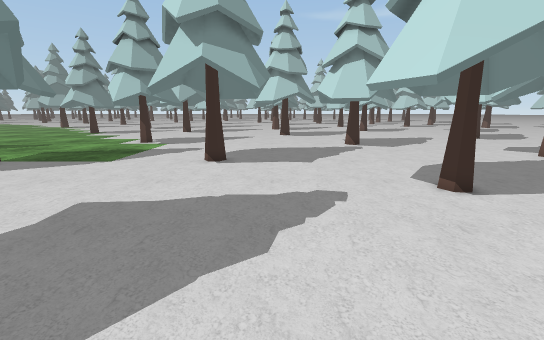
[1] (above)

23 first-person views from a walk through a scene from a Unity 3-D project. The camera is 1.2 m above the floor, tilts 12° down and sees 90° across. The floor is counted in squares, 0.5 m on a side. Each view is taken from the middle of a square. On the plan, view 1 faces up. The plan holds only what a view shows up to about 18 squares ahead; the rest is blank. The place goes on beyond the plan. Some animated figures are not drawn. Some surface patterns are stand-ins.

[2]
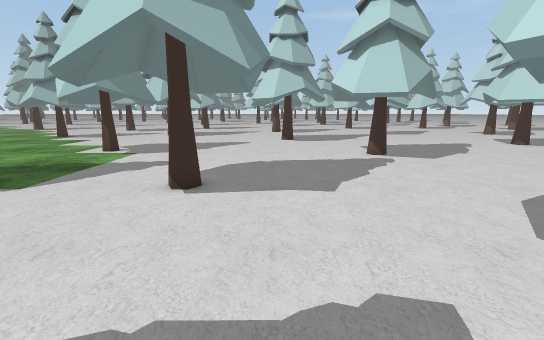

[3]
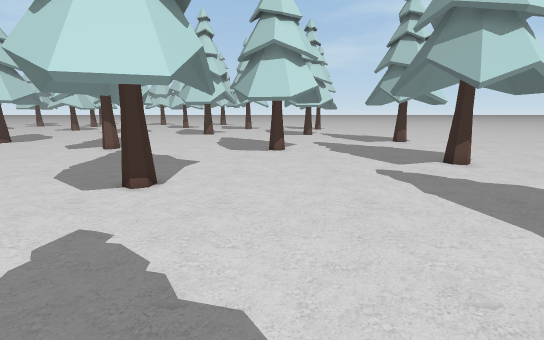

[4]
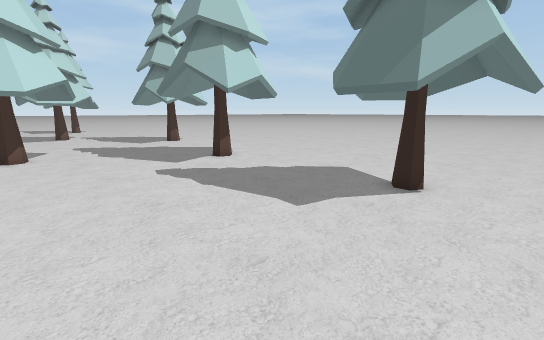

[5]
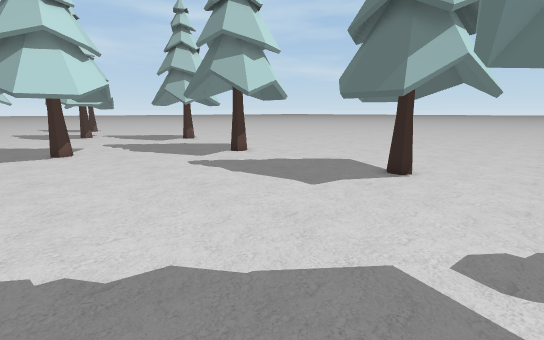

[6]
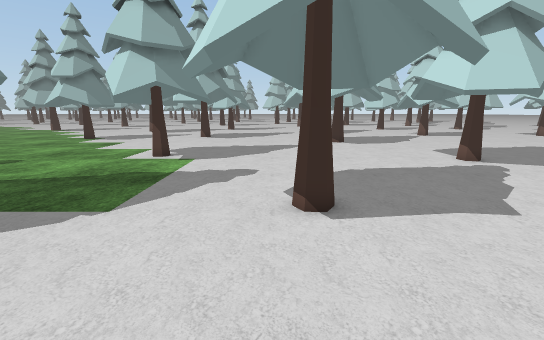

[7]
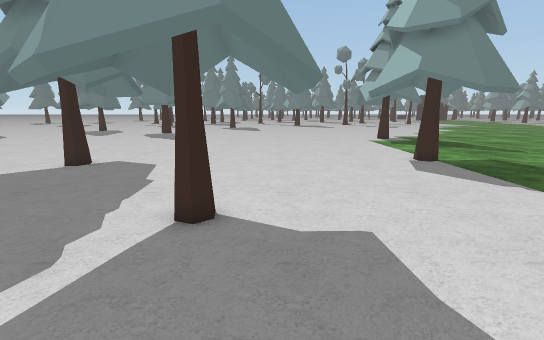

[8]
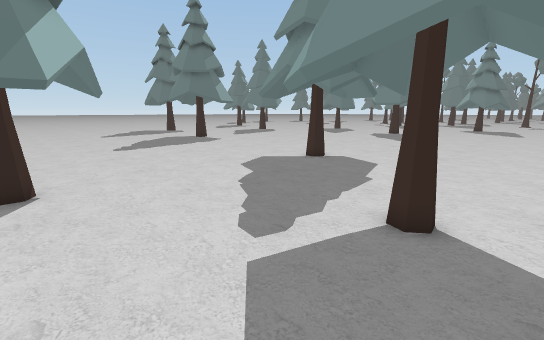

[9]
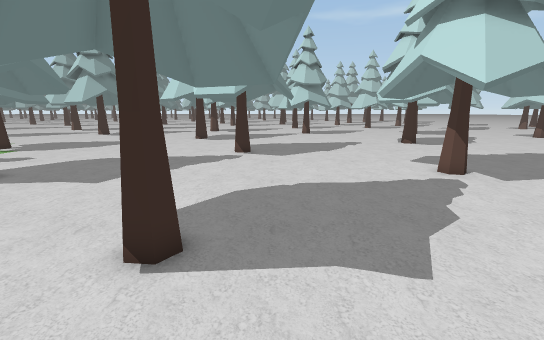

[10]
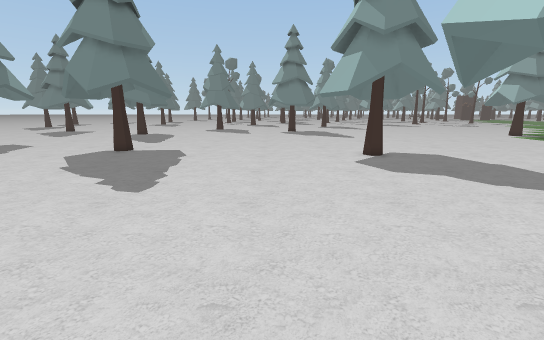

[11]
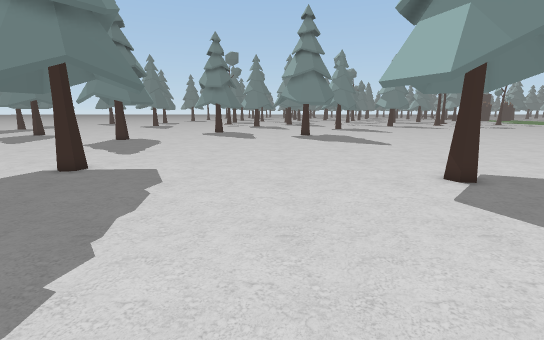

[12]
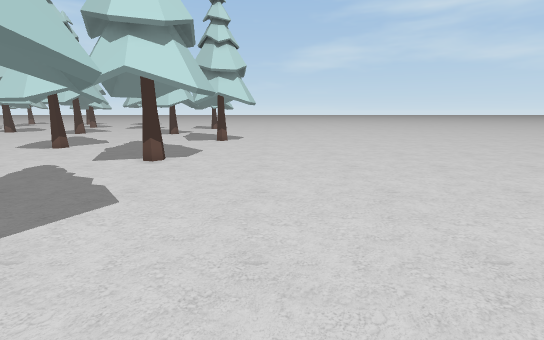

[13]
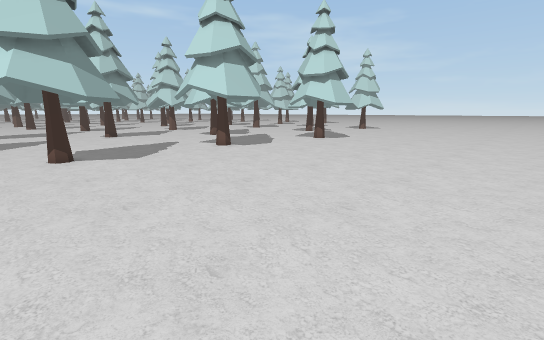

[14]
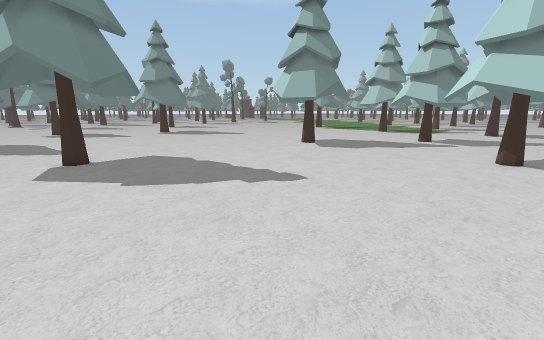

[15]
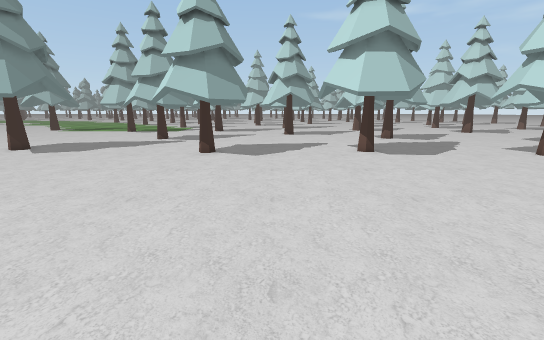

[16]
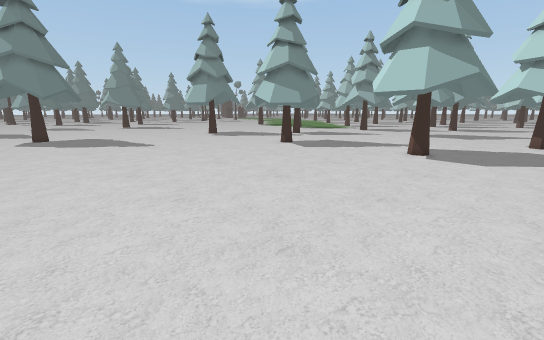

[17]
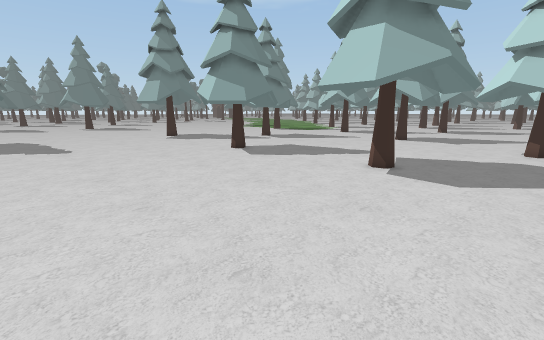

[18]
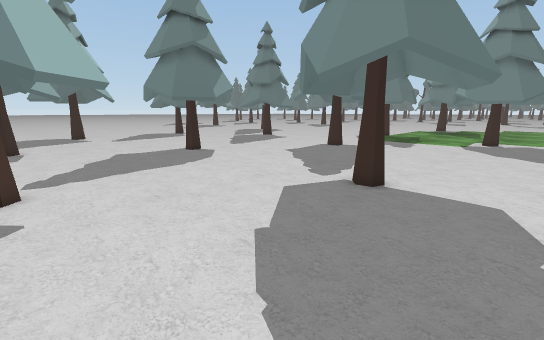

[19]
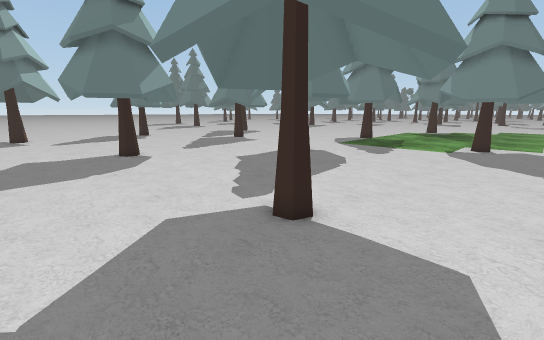

[20]
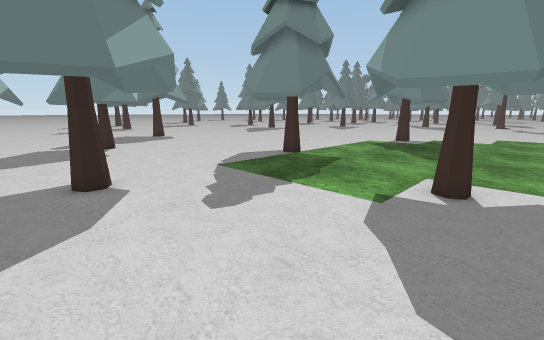

[21]
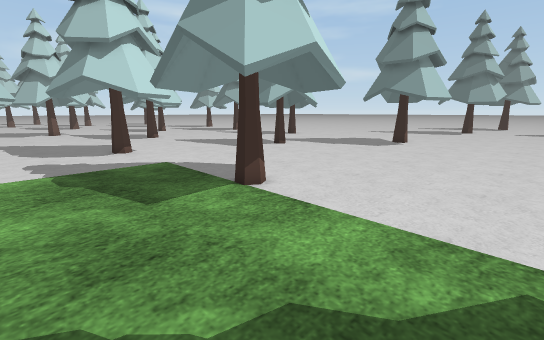

[22]
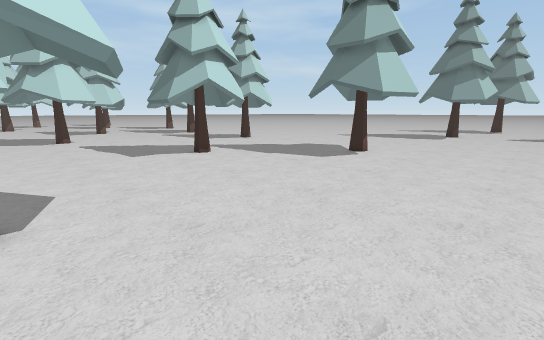

[23]
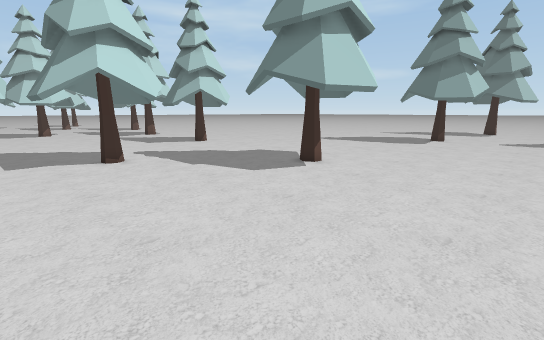

### Floor plan
Key: @ floor where view 1 was taken; # wall or solid block; . floor; = window, fence, low wall or low ledge; O other object.
Columns run from 21 left of view 1 to 15 right of it. Each row starts with its distance up from view 1.
 25 .........OO ....................... .
 24 ........ OO.OO............OOO......
 23 ........OO O.O...........OOOO........
 22 ........O.OO.OO..........O...........
 21    .........OO.............OO.O......
 20   ........OO.........................
 19 ..........O..............OO..........
 18  .........................OO.......OO
 17  .................OO..............OOO
 16 ...................OO.............O..
 15 .....O...OO.........O...............O
 14 .........OO....O..O.................
 13 .......#O.O....OO.O................O.
 12 .......=........O...OO.............OO
 11 .....OO.........O.........OOOO.......
 10 .....OOOO....................O.......
  9 ........................O. O.O.......
  8 ........................OO O.........
  7 ........................OO...O.......
  6 ..............OOO........O..OO....O..
  5 .............OOOOO...............OO..
  4 ...............O.O...............O.OO
  3 .............O.O.OO..............O. O
  2 ............OO..OOO...............O.
  1 .............OOOOO..................O
  0 .....................@...............
 -1 .....................................
 -2 ......OO..OO....................O ...
 -3 .....OO.............OOOO....O....O...
 -4 .....OO.OO.............O....O....OO..
 -5 ........O..........O O O.......O.....
 -6 ..........OO......OO O OO............
 -7 ........OOO........OO.OO.....O.......
 -8 ....................OOO......OOOO....
 -9 .....................................
-10 .....................................
-11 .....................................
-12 .....................................
-13 .....................................
-14 .....................................
-15 .....................................
-16 ......O..............................
-17 .... OOO.............................
-18 ....O................................
-19 ......OO.OO..........................
-20 ......OO.............................
-21 .....................................
-22 ....OOO..............................

Positions as (right, up) in squares from view 1, and headings:
1: (0, 0), facing up
2: (0, 5), facing up
3: (-3, 4), facing right
4: (-3, 4), facing down-right
5: (-4, 6), facing down-right
6: (-4, 7), facing up
7: (0, 5), facing left
8: (0, 5), facing down-left
9: (8, 4), facing up
10: (3, -10), facing left
11: (-3, -11), facing left
12: (-4, -11), facing right
13: (-2, -22), facing up-right
14: (1, -22), facing up-left
15: (4, -22), facing up
16: (15, -22), facing up-left
17: (15, -17), facing up-left
18: (15, 25), facing down-left
19: (11, 25), facing down-left
20: (-1, 24), facing down-left
21: (-21, 19), facing down-right
22: (-21, 12), facing down-right
23: (-21, 7), facing down-right
